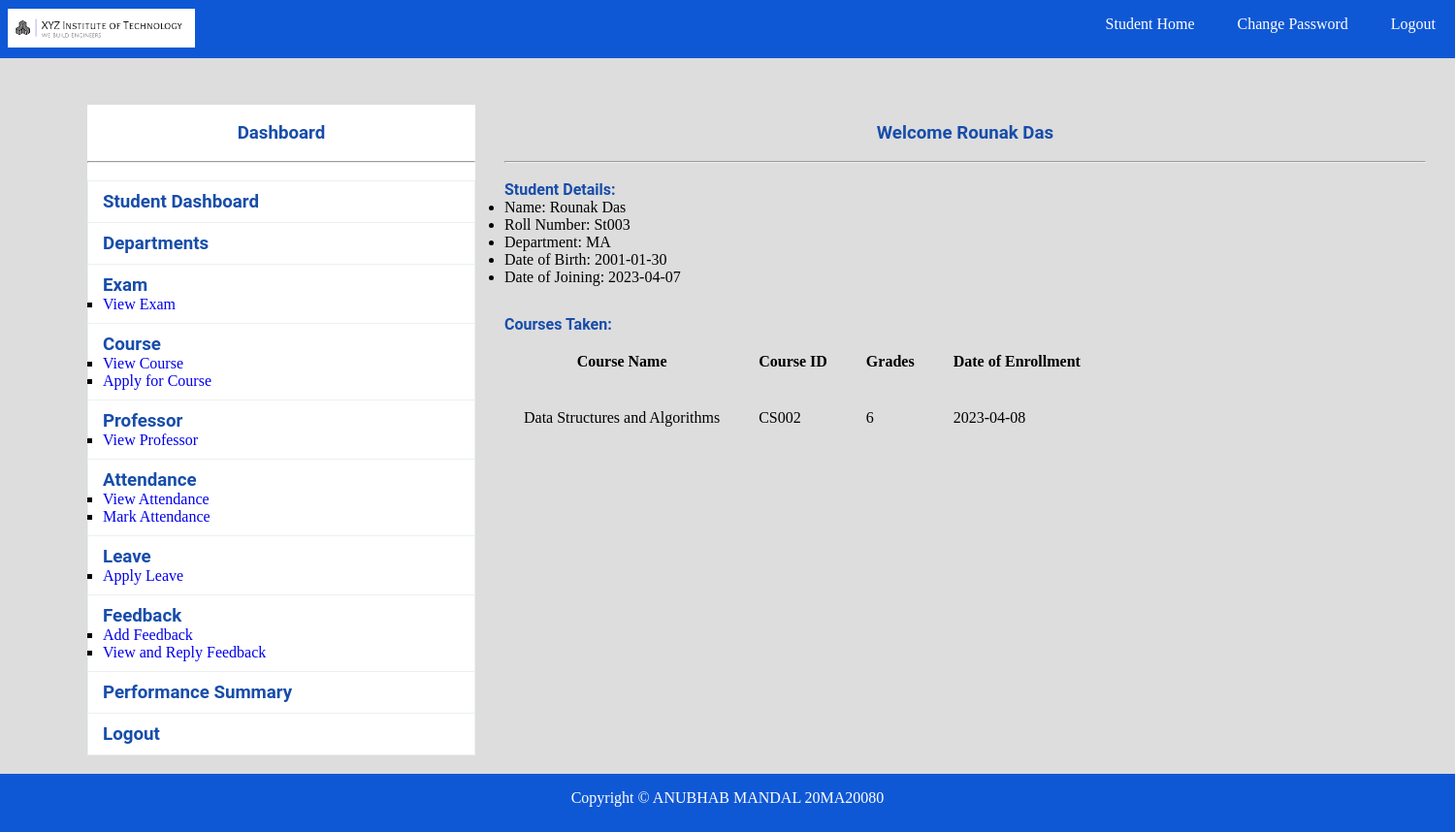
Page /student_home_page.php (signed in) on the committed database.
### tables this page shows
CREATE TABLE `student` (
  `student_ID` varchar(5) NOT NULL,
  `dept_ID` varchar(5) NOT NULL,
  `student_name` varchar(150) NOT NULL,
  `dob` date NOT NULL,
  `doj` date NOT NULL DEFAULT current_timestamp(),
  `password` varchar(10) NOT NULL
);

CREATE TABLE `enrollment` (
  `course_ID` varchar(5) NOT NULL,
  `student_ID` varchar(5) NOT NULL,
  `grades` int(11) DEFAULT NULL,
  `doe` date NOT NULL DEFAULT current_timestamp(),
  `status` varchar(100) NOT NULL
);

CREATE TABLE `course` (
  `course_ID` varchar(5) NOT NULL,
  `course_name` varchar(150) NOT NULL,
  `course_details` varchar(150) NOT NULL,
  `dept_ID` varchar(5) NOT NULL,
  `prof_ID` varchar(5) NOT NULL
);

### student_home_page.php (the view, shortened to what this page needs)
<?php
	include"database.php";
?>
<!DOCTYPE html>
<html>
	<head>
		<link rel="stylesheet" type="text/css" href="css/style.css">
	</head>
	<body>
		<?php include"navbar.php";?><br>
			<div id="section">
				<?php include"sidebar.php";?><br>
				<div class="content">
					<h3 class="text">Welcome <?php echo $_SESSION["student_name"]; ?></h3><br><hr><br>
					<?php
                        $student_id = $_SESSION["student_ID"];
                        $query = "SELECT * FROM Student WHERE student_ID = '$student_id'";
                        $result = mysqli_query($db, $query);
                        $student = mysqli_fetch_assoc($result);
                        echo "<h4>Student Details:</h4>";
                        echo "<ul>";
                        echo "<li>Name: ".$student["student_name"]."</li>";
                        echo "<li>Roll Number: ".$student["student_ID"]."</li>";
                        echo "<li>Department: ".$student["dept_ID"]."</li>";
                        echo "<li>Date of Birth: ".$student["dob"]."</li>";
                        echo "<li>Date of Joining: ".$student["doj"]."</li>";
                        echo "</ul>";
                    ?>
                </div>
                <div class="content">
                    <?php
                        $student_id = $_SESSION["student_ID"];
                        $query = "SELECT c.course_name, c.course_ID, e.grades, e.doe
                                FROM Enrollment e
                                JOIN Course c ON e.course_ID = c.course_ID
                                WHERE e.student_ID = '$student_id' and e.status = 'Approved'";
                        $result = mysqli_query($db, $query);
                        echo "<h4>Courses Taken:</h4>";
                        echo "<table>";
                        echo "<tr><th>Course Name</th><th>Course ID</th><th>Grades</th><th>Date of Enrollment</th></tr>";
                        while ($row = mysqli_fetch_assoc($result)) {
                            echo "<tr>";
                            echo "<td>".$row["course_name"]."</td>";
                            echo "<td>".$row["course_ID"]."</td>";
                            echo "<td>".$row["grades"]."</td>";
                            echo "<td>".$row["doe"]."</td>";
                            echo "</tr>";
                        }
                        echo "</table>";
                    ?>
				</div>
			</div>
		<?php include"footer.php";?>
	</body>
</html>

### css/style.css (style rules this page uses)
* { padding:0px; margin:0px; }
html { background:#dddddd; }
h1,h2,h3,h4,h5,h6,label { font-family:roboto; color:#174daa; }
.text { text-align:center; }
#section { height:auto; width:1400px; margin-left:90px; font-family:cambria; }
.content { margin-top:30px; height:auto; width:950px; float:left; }
tr,td,th { padding:20px; }
table { border-collapse:collapse; }

### rows in the picture
student: student_name "Rounak Das", student_ID "St003", dept_ID "MA", dob "2001-01-30", doj "2023-04-07"
enrollment: course_ID.course_name "Data Structures and Algorithms", course_ID.course_ID "CS002", grades "6", doe "2023-04-08"

### other values in the picture
$_SESSION["student_name"] "Rounak Das"
